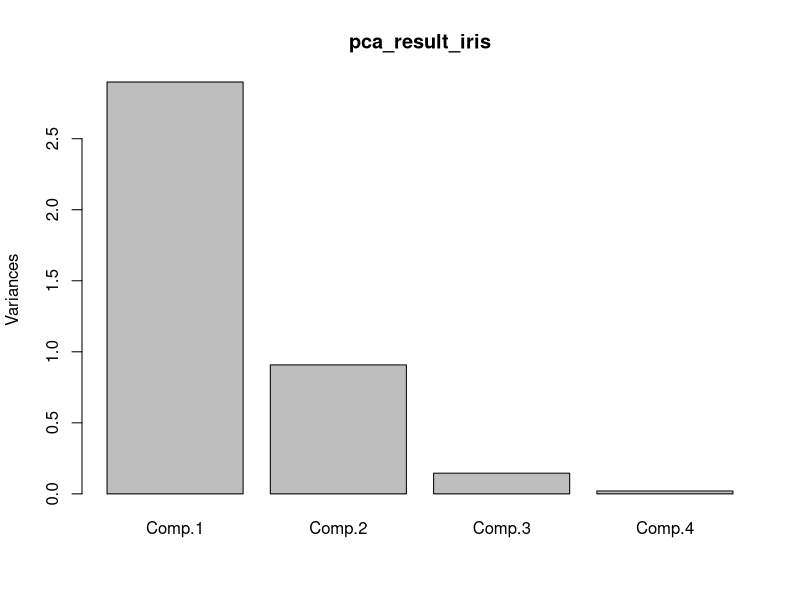
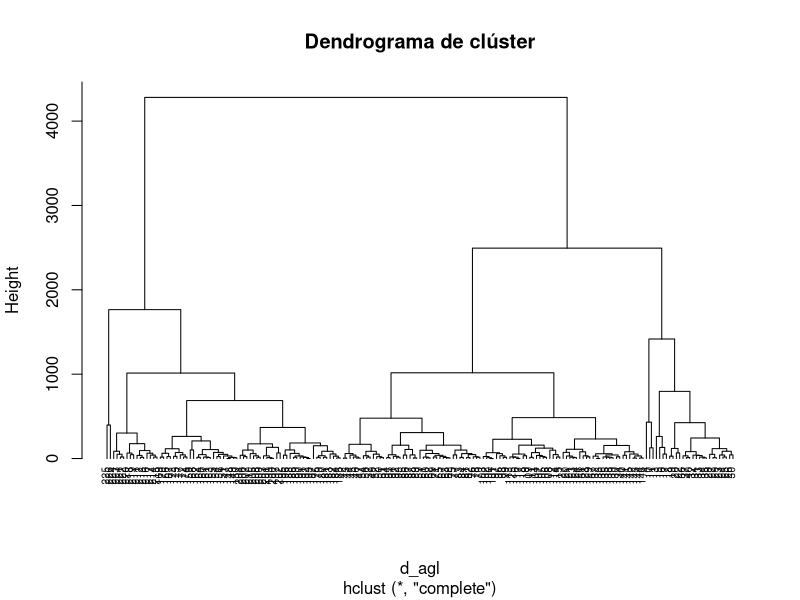
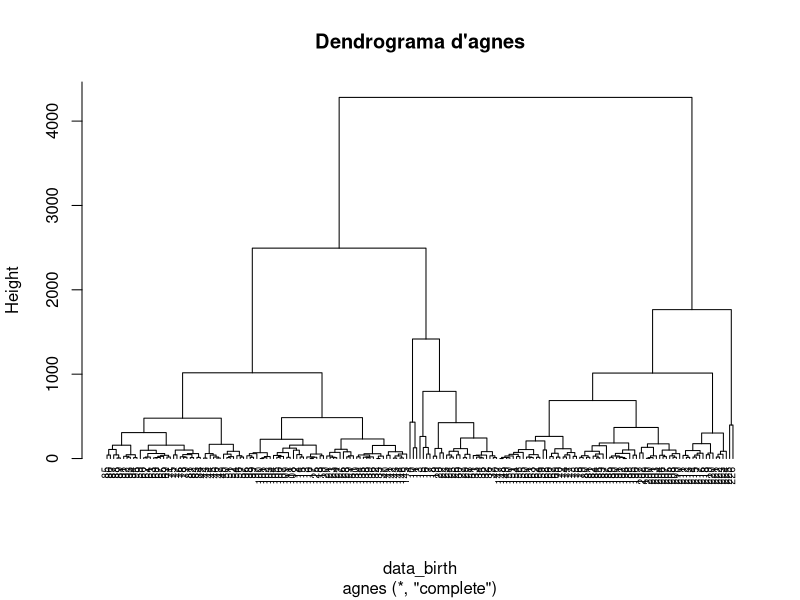
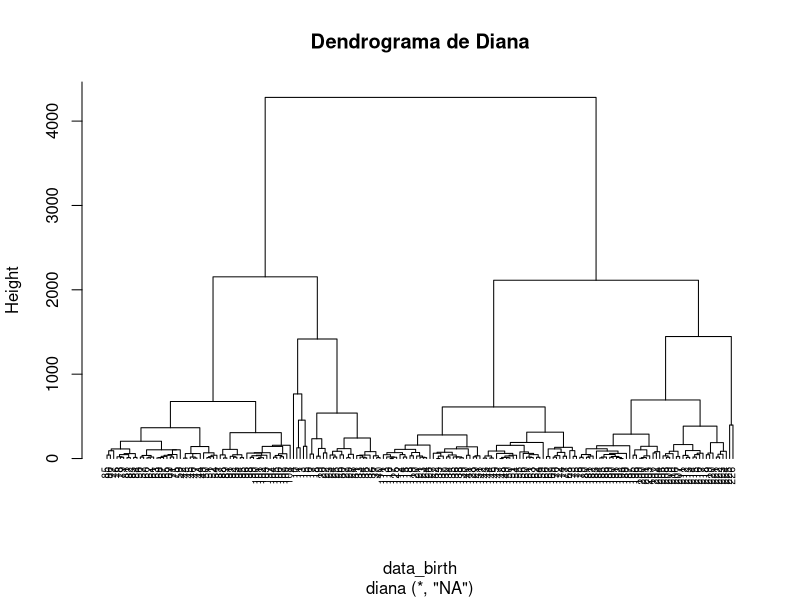
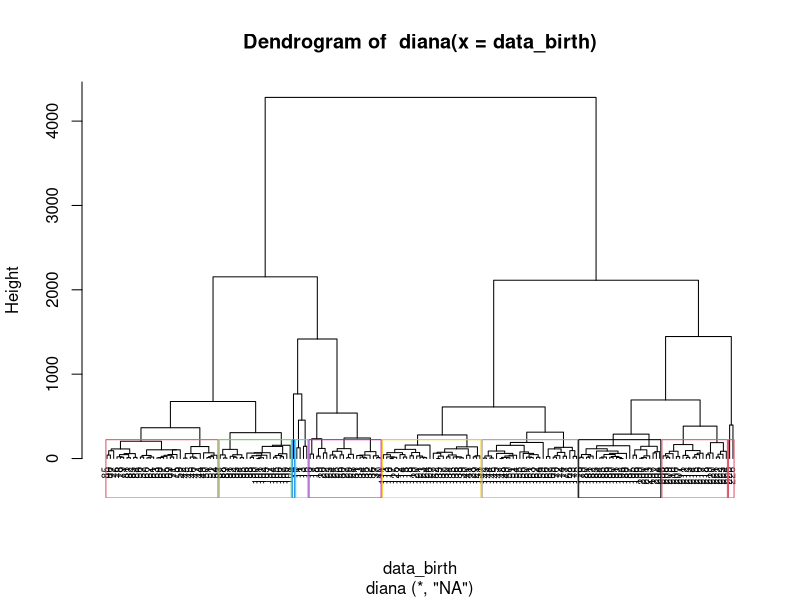
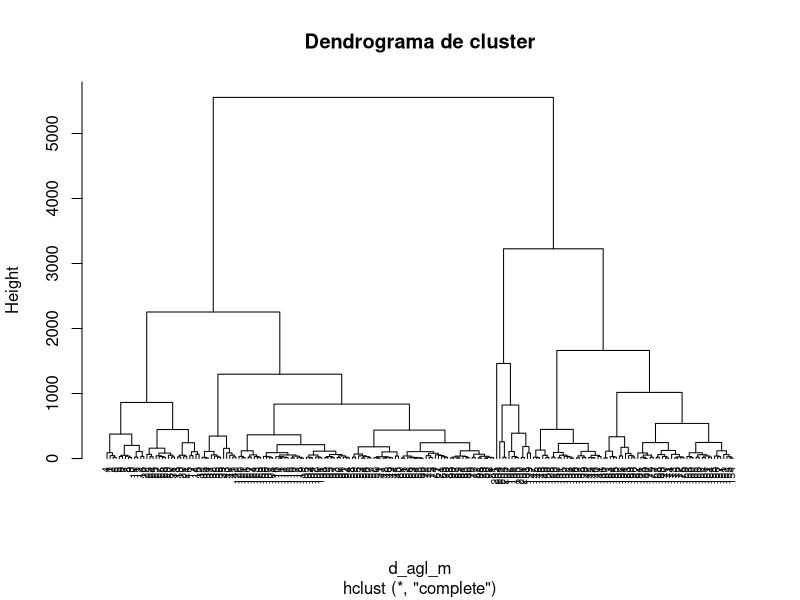
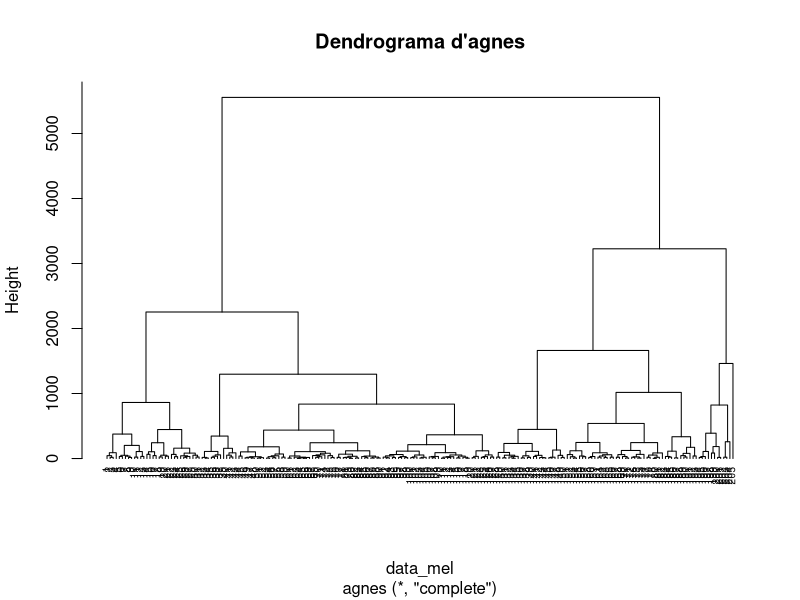
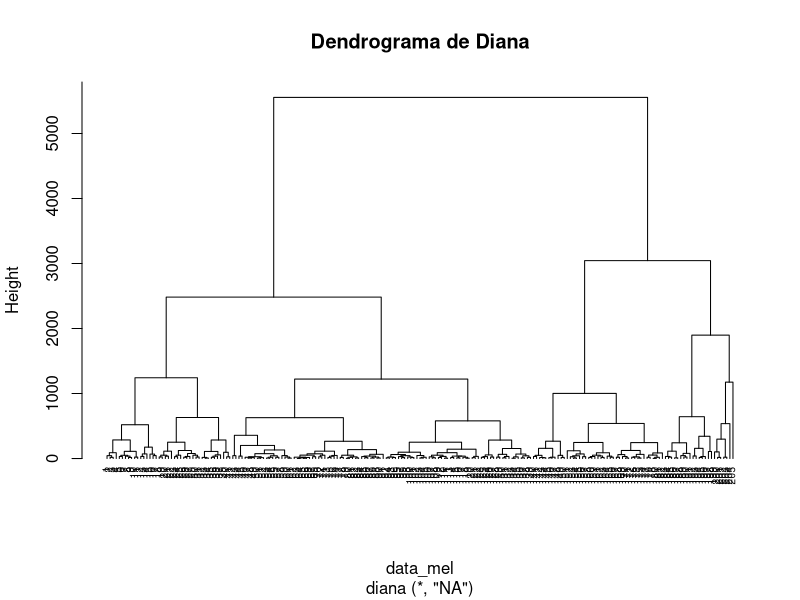

Write R code to recreate these figures, in order.
## ---- chunk 1
knitr::opts_chunk$set(
    warning = FALSE, error = FALSE, message = FALSE,
    # Opcions per a les figures
    fig.align = "center"
)
suppressPackageStartupMessages({
    library(datasets)
    library(dplyr)
    library(ggplot2)
    library(knitr)
    library(kableExtra)
})
## ---- chunk 2
data(swiss)
## ---- chunk 3
cor_matrix <- cor(swiss, method = "pearson")
## ---- chunk 4
# Fem una anàlisi de regressió múltiple
model <- lm(
    Fertility ~ Agriculture + Examination + Education + Catholic + Infant.Mortality,
    data = swiss
)
# Mostrem un resum del model
summary(model)
## ---- chunk 5
# Carreguem el paquet MASS
library(MASS)
# Carreguem el conjunt de dades de 'Diabetesin Pima Indian Women'
data(Pima.tr)
# Mostrem el dataset
head(Pima.tr)
# Dividim el conjunt de dades en entrenament i prova
set.seed(123)
indices_entrenament <- sample(1:nrow(Pima.tr), 0.5 * nrow(Pima.tr)) # poden fer-se proves triant un altre criteri
conjunt_entrenament <- Pima.tr[indices_entrenament, ]
conjunt_prova <- Pima.tr[-indices_entrenament, ]
# Carreguem el paquet "kernlab" per a SVM
library(kernlab)
# Entrenem un model SVM
model_svm <- ksvm(type ~ ., data = conjunt_entrenament)
# Fem prediccions en el conjunt de prova
prediccions <- predict(model_svm, newdata = conjunt_prova)
# Calculem la matriu de confusió
matriu_confusio <- table(Real = conjunt_prova$type, Prediccio = prediccions)
# Calcular la precisió
precisio <- sum(diag(matriu_confusio)) / sum(matriu_confusio)
cat("Precisió del model SVM:", precisio, "\n")
# Mostrem la matriu de confusió
matriu_confusio
## ---- chunk 6
# Carreguem el conjunt de dades Iris
data(iris)
## ## 1 ## 2 ## 3 ## 4 ## 5 ## 6 5.4 3.9 1.7 0.4 setosa
# Visualitzem les primeres files del conjunt de dades
head(iris)
# Seleccionem les variables rellevants per a l'anàlisi de PCA (per exemple,
# les mesures de longitud i ample del sèpal i pètal)
selection_iris <- iris[, c("Sepal.Length", "Sepal.Width", "Petal.Length", "Petal.Width")]
# Estandarditzem les dades (és recomanable per a PCA)
scaled_data <- scale(selection_iris)
# Fem el PCA
pca_result_iris <- princomp(scaled_data)
# Resum dels resultats
summary(pca_result_iris)
# Realitzem una representació gràfica de la pca_result_iris
plot(pca_result_iris)
## ---- chunk 7
# Agrupament jeràrquic aglomeratiu. Cada observació és un clúster que es va
# organitzant fins a convergir en una única branca central.
library(MASS)
library(cluster)
data("birthwt")
data_birth <- birthwt
d_agl <- dist(data_birth, method = "euclidean") # especifiquem els valors de distància
hc_agl <- hclust(d_agl, method = "complete") # calculem el clúster jeràrquic
plot(hc_agl, cex = 0.6, hang = -1, main = "Dendrograma de clúster") # representem el dendrograma
## ---- chunk 8
# Agrupament jeràrquic aglomeratiu
hc_ag <- agnes(data_birth, method = "complete") # calculem els clústers jeràrquics
pltree(hc_ag, cex = 0.6, hang = -1, main = "Dendrograma d'agnes") # representem dendrograma
hc_ag$ac # calculem el coeficient d'aglomeració
## ---- chunk 9
library(MASS)
library(cluster)
data_birth <- birthwt
## ---- chunk 10
# Agrupament divisional jeràrquic
hc_div <- diana(data_birth) # calculem els clústers jeràrquics
pltree(hc_div, cex = 0.6, hang = -1, main = "Dendrograma de Diana") # representem el dendrograma
hc_div$dc # calculem el coeficient de divisió
## ---- chunk 11
pltree(hc_div, hang = -1, cex = 0.6)
rect.hclust(hc_div, k = 10, border = 2:10)
## ---- chunk 12
# Agrupament jeràrquic aglomeratiu. Cada observació és un clúster que es va
# organitzant fins a convergir en una única branca central.
library(MASS)
library(cluster)
data_mel <- Melanoma
d_agl_m <- dist(data_mel, method = "euclidean") ## especifiquem els valors de distància
hc_agl_m <- hclust(d_agl_m, method = "complete") ## calculem el clúster jeràrquic
plot(hc_agl_m, cex = 0.6, hang = -1, main = "Dendrograma de cluster") ## representem el dendrograma
## ---- chunk 13
hc_ag_m <- agnes(data_mel, method = "complete") # calculem els clústers jeràrquics
pltree(hc_ag_m, cex = 0.6, hang = -1, main = "Dendrograma d'agnes") # representem dendrograma
## ---- chunk 14
hc_ag_m$ac # calculem el coeficient d'aglomeració
## ---- chunk 15
library(MASS)
library(cluster)
data("Melanoma")
data_mel <- Melanoma
head(data_mel)
## ---- chunk 16
# Agrupament divisional jeràrquic
hc_div_m <- diana(data_mel) # calculem els clústers jeràrquics
pltree(hc_div_m, cex = 0.6, hang = -1, main = "Dendrograma de Diana") ## representem el dendrograma
## ---- chunk 17
hc_div_m$dc # calculem el coeficient de divisió
## ---- chunk 18
pltree(hc_div_m, hang = -1, cex = 0.6)
rect.hclust(hc_div_m, k = 10, border = 2:10)
## ---- chunk 19
# invoquem el conjunt de dades birthwt
data_birth_k <- MASS::birthwt
head(data_birth_k)
# comprovem el tipus de variables. Hi ha 10 variables, totes elles numèriques,
# encara que race es podria considerar categòrica
str(data_birth_k)
# considerem race la nostra variable objectiu
# fem un gràfic de dispersió segons la variable predictora
pairs(data_birth_k[-11], col = data_birth_k$race)
# comprovem el grau de correlació entre la resta de variables numèriques
corr <- cor(data_birth_k[-11])
corr
## ---- chunk 20
# Construïm els grups de clústers, crearem 3 grups que són els tipus de raça (*race*)
grups_km <- kmeans(data_birth_k, 3) # 10 variables, 3 tipus de raça
grups_km
grups_km$cluster # grup al qual pertanyen les dades
plot(grups_km$cluster)
## ---- chunk 21
# invoquem el conjunt de dades melanoma
data("Melanoma")
head(Melanoma)
# comprovem el tipus de variables. Hi ha 10 variables, totes elles numèriques,
# encara que status es podria considerar categòrica
str(Melanoma)
# considerem race la nostra variable objectiu
# fem un gràfic de dispersió segons la variable predictora
pairs(Melanoma[-7], col = Melanoma$status)
# comprovem el grau de correlació entre la resta de variables numèriques
corr_m <- cor(Melanoma[-7])
corr_m
## ---- chunk 22
# Construïm els grups de clústers, crearem 3 grups que són els tipus estatus
grups_km <- kmeans(Melanoma[-7], 3) ## 10 variables, 3 tipus d'estatus
grups_km
grups_km$cluster # grup al qual pertanyen les dades
plot(grups_km$cluster)
## ---- chunk 23
# Carreguem el conjunt de dades iris
data(iris)
# Fem una anàlisi de variància (ANOVA) per comparar les longituds de pètals
# entre espècies
model_anova <- aov(Petal.Length ~ Species, data = iris)
# Resum de l'ANOVA
summary(model_anova)
## ---- chunk 24
# Carreguem el paquet survival i el conjunt de dades ovarian
library(survival)
data(ovarian)
# Accedint a Packages / Survival / Ovarian, podem visualitzar la descripció
# d'aquest conjunt de dades referents a dades de supervivència de càncer
# d'ovari
# Visualitzem alguns registres del conjunt de dades d'Ovarian
head(ovarian)
# Revisem el tipus de variables d'Ovarian i comprovem que totes elles són numèriques
str(ovarian)
# Mostrem un resum estadístic d'Ovarian
summary(ovarian)
## ---- chunk 25
pairs(~ ovarian$futime + ovarian$fustat + ovarian$age + ovarian$resid.ds + ovarian$rx + ovarian$ecog.ps)
## ---- chunk 26
# Coeficient de correlació age vs futime que fa referència a l'edat i el temps
# de supervivència
cor(ovarian[, c("age", "futime")], use = "complete")
## ---- chunk 27
RegModel.2 <- lm(futime ~ age, data = ovarian)
summary(RegModel.2)
lm(formula = futime ~ age, data = ovarian)
## ---- chunk 28
plot(ovarian$age, ovarian$futime, xlab = "age", ylab = "futime")
abline(RegModel.2)
## ---- chunk 29
cor(x = ovarian, method = "pearson")
## ---- chunk 30
mrm_ovarian <- lm(ovarian$futime ~ ovarian$fustat + ovarian$age + ovarian$resid.ds + ovarian$rx + ovarian$ecog.ps, data = ovarian)
summary(mrm_ovarian)
## ---- chunk 31
step(mrm_ovarian, direction = "both")
## ---- chunk 32
mrm_ovarian_predictors <- (lm(formula = ovarian$futime ~ ovarian$fustat + ovarian$age + ovarian$rx + ovarian$ecog.ps, data = ovarian))
summary(mrm_ovarian_predictors)
## ---- chunk 33
# Carreguem el paquet survival i el conjunt de dades lung
library(survival)
data("lung")
# Visualitzem els primers registres
head(lung)
## ---- chunk 34
# Analitzem el tipus de variables i observem que totes són numèriques
str(lung)
# Eliminem els valors NA
data_lung <- na.omit(lung)
# Fem un breu resum estadístic
summary(lung)
## ---- chunk 35
# Calculem la matriu de correlació
cor(x = data_lung, method = "pearson")
# Representem la relació entre les variables
pairs(data_lung)
## ---- chunk 36
# Fem el model de regressió lineal
lung_rl <- lm(formula = ph.ecog ~ ph.karno, data = data_lung)
# Mostres el resultat
summary(lung_rl)
# Representem el diagrama de punts
plot(data_lung$ph.karno, data_lung$ph.ecog, xlab = "ph.karno", ylab = "ph.ecog")
abline(lung_rl)
## ---- chunk 37
# Model de regressió múltiple
lung_rm <- lm(
    data_lung$ph.ecog ~ data_lung$inst + data_lung$time
        + data_lung$status + data_lung$age + data_lung$ph.karno
        + data_lung$pat.karno + data_lung$meal.cal + data_lung$wt.loss,
    data = data_lung
)
summary(lung_rm)
## ---- chunk 38
# Analitzem els millors predictors
step(object = lung_rm, direction = "both", trace = 1)
## ---- chunk 39
# Model de regressió amb els millors predictors
lung_rm_p <- lm(
    formula = data_lung$ph.ecog ~ data_lung$inst + data_lung$time
        + data_lung$status + data_lung$ph.karno + data_lung$pat.karno
        + data_lung$wt.loss,
    data = data_lung
)
summary(lung_rm_p)
## ---- chunk 40
# definim els vectors de les variables sex i time
sex_lung <- c(data_lung$sex)
time_lung <- c(data_lung$time)
# definim el data frame que guardi aquests dos vectors
df_lung <- data.frame(time_lung, sex_lung)
# mostrem els primers registres
head(df_lung)
# mostrem el nombre d'observacions per a cada grup (sexe)
table(df_lung$sex_lung)
## ---- chunk 41
# Calculem la mitjana del temps de supervivència en funció del ph.ecog
aggregate(time_lung ~ sex_lung, data = df_lung, FUN = mean)
# Calculem el diagrama de caixes
boxplot(time_lung ~ sex_lung, data = df_lung, id.method = "y")
## ---- chunk 42
require(nortest)
by(data = df_lung, INDICES = df_lung$sex_lung, FUN = function(x) {
    lillie.test(x$time_lung)
})
## ---- chunk 43
# Agrupament jeràrquic aglomeratiu. Cada observació és un clúster que es va
# organitzant fins a convergir en una única branca central.
library(MASS)
library(cluster)
d_agl_lung <- dist(data_lung, method = "euclidean") # especifiquem els valors de distància
hc_agl_lung <- hclust(d_agl_lung, method = "complete") # calculem el clúster jeràrquic
plot(hc_agl_lung, cex = 0.6, hang = -1, main = "Dendrograma de cluster")
## ---- chunk 44
hc_ag_lung <- agnes(data_lung, method = "complete") # calculem els clústers jeràrquics
pltree(hc_ag_lung, cex = 0.6, hang = -1, main = "Dendrograma d'agnes")
# representem el dendrograma
hc_ag_lung$ac # calculem el coeficient d'aglomeració
## ---- chunk 45
# Agrupament divisional jeràrquic
hc_div_lung <- diana(data_lung) # calculem els clústers jeràrquics
pltree(hc_div_lung, cex = 0.6, hang = -1, main = "Dendrograma de Diana")
# representem el dendrograma
hc_div_lung$dc # calculem el coeficient de divisió
## ---- chunk 46
pltree(hc_div_lung, hang = -1, cex = 0.6)
rect.hclust(hc_div_lung, k = 10, border = 2:10)
## ---- chunk 47
# Definició de les dades d'estudi de birthwt
library(MASS)
data_birth <- MASS::birthwt
data_birth$race <-
    factor(
        data_birth$race,
        levels = c(1, 2, 3),
        labels = c("white", "black", "other")
    )
# 1->white,2->black,3->other
head(data_birth)
raca <- c(data_birth$race)
pes <- c(data_birth$bwt)
df_birth_anova <- data.frame(raca, pes) # definim el conjunt de dades
head(df_birth_anova, 4) # mostrem la informació del data frame
table(df_birth_anova$raca) # nombre d'observacions per a cada grup
## ---- chunk 48
# Mitjana de pesos per raça
aggregate(pes ~ raca, data = df_birth_anova, FUN = mean)
# Desviació típica de pesos per raça
aggregate(pes ~ raca, data = df_birth_anova, FUN = sd)
## ---- chunk 49
boxplot(data_birth$bwt ~ data_birth$race, data = data_birth, id.method = "y")
## ---- chunk 50
# Test Kolmogorov-Smirnov
require(nortest)
# Loading required package: nortest
by(data = df_birth_anova, INDICES = df_birth_anova$raca, FUN = function(x) {
    lillie.test(x$pes)
})
## ---- chunk 51
# Test Fligner-Killen diagnosi homoscedasticitat
fligner.test(df_birth_anova$pes ~ df_birth_anova$raca, df_birth_anova)
## ---- chunk 52
## Estudi anova
anova_birthwt <- aov(
    df_birth_anova$pes ~ df_birth_anova$raca,
    data = df_birth_anova
)
summary(anova_birthwt)
plot(anova_birthwt)
## ---- chunk 53
pairwise.t.test(
    x = df_birth_anova$pes,
    g = df_birth_anova$raca,
    p.adjust.method = "holm",
    pool.sd = TRUE,
    paired = FALSE,
    alternative = "two.sided"
)
